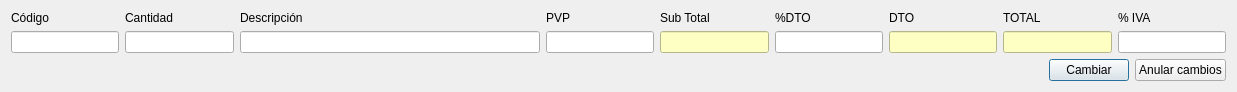
<?xml version="1.0" encoding="UTF-8"?>
<ui version="4.0">
 <class>FrmModificarLin_precli</class>
 <widget class="QDialog" name="FrmModificarLin_precli">
  <property name="geometry">
   <rect>
    <x>0</x>
    <y>0</y>
    <width>1237</width>
    <height>82</height>
   </rect>
  </property>
  <property name="windowTitle">
   <string>Dialog</string>
  </property>
  <layout class="QGridLayout" name="gridLayout_2">
   <item row="0" column="0">
    <layout class="QGridLayout" name="gridLayout">
     <item row="0" column="0">
      <widget class="QLabel" name="label">
       <property name="text">
        <string>Código</string>
       </property>
      </widget>
     </item>
     <item row="0" column="1">
      <widget class="QLabel" name="label_2">
       <property name="text">
        <string>Cantidad</string>
       </property>
      </widget>
     </item>
     <item row="0" column="2">
      <widget class="QLabel" name="label_3">
       <property name="text">
        <string>Descripción</string>
       </property>
      </widget>
     </item>
     <item row="0" column="3">
      <widget class="QLabel" name="label_4">
       <property name="text">
        <string>PVP</string>
       </property>
      </widget>
     </item>
     <item row="0" column="4">
      <widget class="QLabel" name="label_5">
       <property name="text">
        <string>Sub Total</string>
       </property>
      </widget>
     </item>
     <item row="0" column="5">
      <widget class="QLabel" name="label_6">
       <property name="text">
        <string>%DTO</string>
       </property>
      </widget>
     </item>
     <item row="0" column="6">
      <widget class="QLabel" name="label_7">
       <property name="text">
        <string>DTO</string>
       </property>
      </widget>
     </item>
     <item row="0" column="7">
      <widget class="QLabel" name="label_8">
       <property name="text">
        <string>TOTAL</string>
       </property>
      </widget>
     </item>
     <item row="0" column="8">
      <widget class="QLabel" name="label_9">
       <property name="text">
        <string>% IVA</string>
       </property>
      </widget>
     </item>
     <item row="1" column="0">
      <widget class="QLineEdit" name="txtCodigo"/>
     </item>
     <item row="1" column="1">
      <widget class="QLineEdit" name="txtCantidad">
       <property name="alignment">
        <set>Qt::AlignRight|Qt::AlignTrailing|Qt::AlignVCenter</set>
       </property>
      </widget>
     </item>
     <item row="1" column="2">
      <widget class="QLineEdit" name="txtDescripcion">
       <property name="minimumSize">
        <size>
         <width>300</width>
         <height>0</height>
        </size>
       </property>
      </widget>
     </item>
     <item row="1" column="3">
      <widget class="QLineEdit" name="txtPVP">
       <property name="alignment">
        <set>Qt::AlignRight|Qt::AlignTrailing|Qt::AlignVCenter</set>
       </property>
      </widget>
     </item>
     <item row="1" column="4">
      <widget class="QLineEdit" name="txtSubTotal">
       <property name="focusPolicy">
        <enum>Qt::NoFocus</enum>
       </property>
       <property name="styleSheet">
        <string notr="true">background-color: rgb(254, 255, 195);</string>
       </property>
       <property name="alignment">
        <set>Qt::AlignRight|Qt::AlignTrailing|Qt::AlignVCenter</set>
       </property>
       <property name="readOnly">
        <bool>true</bool>
       </property>
      </widget>
     </item>
     <item row="1" column="5">
      <widget class="QLineEdit" name="txtPorcDto">
       <property name="alignment">
        <set>Qt::AlignRight|Qt::AlignTrailing|Qt::AlignVCenter</set>
       </property>
      </widget>
     </item>
     <item row="1" column="6">
      <widget class="QLineEdit" name="txtDTO">
       <property name="focusPolicy">
        <enum>Qt::NoFocus</enum>
       </property>
       <property name="styleSheet">
        <string notr="true">background-color: rgb(254, 255, 195);</string>
       </property>
       <property name="alignment">
        <set>Qt::AlignRight|Qt::AlignTrailing|Qt::AlignVCenter</set>
       </property>
       <property name="readOnly">
        <bool>true</bool>
       </property>
      </widget>
     </item>
     <item row="1" column="7">
      <widget class="QLineEdit" name="txtTotal">
       <property name="focusPolicy">
        <enum>Qt::NoFocus</enum>
       </property>
       <property name="styleSheet">
        <string notr="true">background-color: rgb(254, 255, 195);</string>
       </property>
       <property name="alignment">
        <set>Qt::AlignRight|Qt::AlignTrailing|Qt::AlignVCenter</set>
       </property>
       <property name="readOnly">
        <bool>true</bool>
       </property>
      </widget>
     </item>
     <item row="1" column="8">
      <widget class="QLineEdit" name="txtPorcIVA">
       <property name="alignment">
        <set>Qt::AlignRight|Qt::AlignTrailing|Qt::AlignVCenter</set>
       </property>
      </widget>
     </item>
    </layout>
   </item>
   <item row="1" column="0">
    <layout class="QHBoxLayout" name="horizontalLayout">
     <item>
      <spacer name="horizontalSpacer">
       <property name="orientation">
        <enum>Qt::Horizontal</enum>
       </property>
       <property name="sizeHint" stdset="0">
        <size>
         <width>40</width>
         <height>20</height>
        </size>
       </property>
      </spacer>
     </item>
     <item>
      <widget class="QPushButton" name="pushButton">
       <property name="text">
        <string>Cambiar</string>
       </property>
      </widget>
     </item>
     <item>
      <widget class="QPushButton" name="pushButton_2">
       <property name="text">
        <string>Anular cambios</string>
       </property>
      </widget>
     </item>
    </layout>
   </item>
  </layout>
 </widget>
 <resources/>
 <connections>
  <connection>
   <sender>pushButton_2</sender>
   <signal>clicked()</signal>
   <receiver>FrmModificarLin_precli</receiver>
   <slot>close()</slot>
   <hints>
    <hint type="sourcelabel">
     <x>1152</x>
     <y>65</y>
    </hint>
    <hint type="destinationlabel">
     <x>779</x>
     <y>49</y>
    </hint>
   </hints>
  </connection>
  <connection>
   <sender>pushButton</sender>
   <signal>clicked()</signal>
   <receiver>FrmModificarLin_precli</receiver>
   <slot>accept()</slot>
   <hints>
    <hint type="sourcelabel">
     <x>1051</x>
     <y>64</y>
    </hint>
    <hint type="destinationlabel">
     <x>918</x>
     <y>59</y>
    </hint>
   </hints>
  </connection>
 </connections>
</ui>
